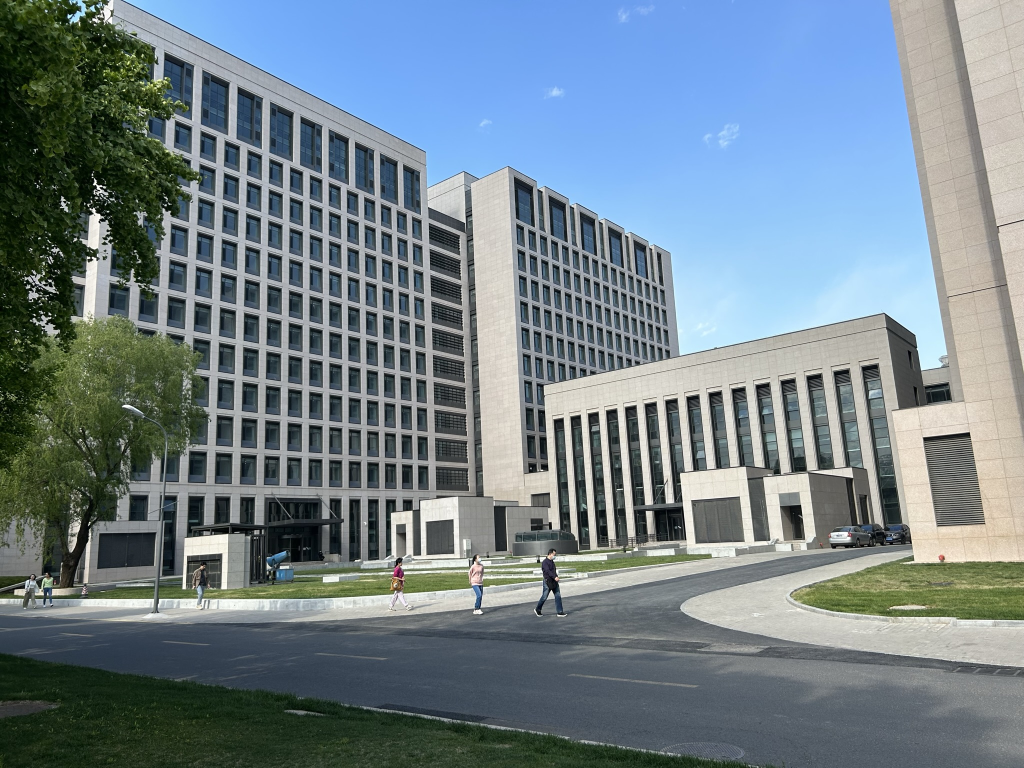
#> input picture pictures/Image_Pyramid/Image_Reconstruction/building.jpg, 2048 x 1536 px (shown at 1/2 size); the run also reads 1 picture not shown here
$ python run_experiments.py all
#> lines starting #> are read from the running program, lines starting #| are printed output that depends on the picture; after the words box and inside, x2 and y2 are one past the last pixel; in counts of white or black regions, pixels touching at a corner belong together
### src/io_image.py
import numpy as np
from PIL import Image


def imread(path):
    im = Image.open(path)
    if im.mode == "RGBA":
        im = im.convert("RGB")
    elif im.mode != "RGB":
        im = im.convert("RGB")
    arr = np.asarray(im, dtype=np.float64) / 255.0
    return arr


def imread_rgba(path):
    im = Image.open(path)
    if im.mode == "RGBA":
        arr = np.asarray(im, dtype=np.float64)
        rgb = arr[..., :3] / 255.0
        alpha = arr[..., 3] / 255.0
        return rgb, alpha
    rgb = np.asarray(im.convert("RGB"), dtype=np.float64) / 255.0
    return rgb, None


def imread_mask01(path):
    im = Image.open(path)
    arr = np.asarray(im, dtype=np.float64)
    if arr.ndim == 2:
        m = arr / 255.0
    elif im.mode == "RGBA":
        rgb = arr[..., :3]
        m = (0.299 * rgb[..., 0] + 0.587 * rgb[..., 1] + 0.114 * rgb[..., 2]) / 255.0
        m = m * (arr[..., 3] / 255.0)
    else:
        m = 0.299 * arr[..., 0] + 0.587 * arr[..., 1] + 0.114 * arr[..., 2]
        m = m / 255.0
    return m.astype(np.float64)


# [14 lines left out: function imread_removal_mask01, not called in this run]


def imwrite(path, img):
    x = np.asarray(img)
    if x.dtype != np.uint8:
        x = np.clip(x * 255.0, 0.0, 255.0).round().astype(np.uint8)
    Image.fromarray(x, mode="RGB").save(path)


def imwrite_rgba(path, rgb, alpha=None):
    rgb_u8 = np.clip(rgb * 255.0, 0.0, 255.0).round().astype(np.uint8)
    if alpha is None:
        Image.fromarray(rgb_u8, mode="RGB").save(path)
    else:
        a = np.clip(alpha * 255.0, 0.0, 255.0).round().astype(np.uint8)
        rgba = np.concatenate([rgb_u8, a[..., None]], axis=-1)
        Image.fromarray(rgba, mode="RGBA").save(path)

### src/pyramid.py
import os

import numpy as np

# 5 点二项式核，归一化后相当于 Burt–Adelson 那套
_K5 = np.array([1.0, 4.0, 6.0, 4.0, 1.0], dtype=np.float64) / 16.0


def _reflect_pad(img, top, bottom, left, right):
    return np.pad(img, ((top, bottom), (left, right), (0, 0)), mode="reflect")


def _conv_rows(img, k):
    r = k.shape[0] // 2
    padded = _reflect_pad(img, r, r, 0, 0)
    h, w, c = img.shape
    out = np.zeros((h, w, c), dtype=np.float64)
    i = 0
    for ki in k:
        out = out + ki * padded[i : i + h, :, :]
        i = i + 1
    return out


def _conv_cols(img, k):
    r = k.shape[0] // 2
    padded = _reflect_pad(img, 0, 0, r, r)
    h, w, c = img.shape
    out = np.zeros((h, w, c), dtype=np.float64)
    i = 0
    for ki in k:
        out = out + ki * padded[:, i : i + w, :]
        i = i + 1
    return out


def gaussian_blur(img):
    x = np.asarray(img, dtype=np.float64)
    x = _conv_rows(x, _K5)
    x = _conv_cols(x, _K5)
    return x


def pyramid_reduce(img):
    b = gaussian_blur(img)
    return b[::2, ::2, :]


def pyramid_expand(img, out_h, out_w):
    # 偶数格插零再模糊，乘 4 与 reduce 配套
    h, w, c = img.shape
    up = np.zeros((out_h, out_w, c), dtype=np.float64)
    up[::2, ::2, :] = img
    up = gaussian_blur(up) * 4.0
    return up


def gaussian_pyramid(img, levels):
    g = [np.asarray(img, dtype=np.float64)]
    for _ in range(levels - 1):
        g.append(pyramid_reduce(g[-1]))
    return g


def laplacian_pyramid_from_gaussian(G):
    L = []
    i = 0
    while i < len(G) - 1:
        gh, gw, _ = G[i].shape
        exp = pyramid_expand(G[i + 1], gh, gw)
        L.append(G[i] - exp)
        i = i + 1
    return L, G[-1]


def laplacian_pyramid(img, levels):
    G = gaussian_pyramid(img, levels)
    return laplacian_pyramid_from_gaussian(G)


def save_gaussian_pyramid_pngs(G, out_dir):
    from io_image import imwrite

    os.makedirs(out_dir, exist_ok=True)
    i = 0
    for g in G:
        path = os.path.join(out_dir, "gaussian_level_{:02d}.png".format(i))
        imwrite(path, np.clip(np.asarray(g, dtype=np.float64), 0.0, 1.0))
        i = i + 1


def save_laplacian_pyramid_pngs(L, out_dir):
    from io_image import imwrite

    os.makedirs(out_dir, exist_ok=True)
    i = 0
    for lev in L:
        x = np.asarray(lev, dtype=np.float64)
        lo = float(x.min())
        hi = float(x.max())
        if hi - lo < 1e-12:
            vis = np.zeros_like(x)
        else:
            vis = (x - lo) / (hi - lo)
        path = os.path.join(out_dir, "laplacian_level_{:02d}.png".format(i))
        imwrite(path, vis)
        i = i + 1


def reconstruct_from_laplacian(L, top_g):
    g = top_g
    i = len(L) - 1
    while i >= 0:
        li = L[i]
        h, w, _ = li.shape
        g = li + pyramid_expand(g, h, w)
        i = i - 1
    return g


def blend_laplacian(img_a, img_b, mask_01, levels):
    # 多频带融合：每一层用掩膜的高斯金字塔当权重
    if img_a.shape != img_b.shape:
        raise ValueError("两张图尺寸要一样")
    h, w, _ = img_a.shape
    if mask_01.shape != (h, w):
        raise ValueError("掩膜尺寸要和图像一致")

    GA = gaussian_pyramid(img_a, levels)
    GB = gaussian_pyramid(img_b, levels)
    m3 = mask_01[..., None].astype(np.float64)
    GM = gaussian_pyramid(m3, levels)

    LA, _ = laplacian_pyramid_from_gaussian(GA)
    LB, _ = laplacian_pyramid_from_gaussian(GB)

    LS = []
    j = 0
    while j < len(LA):
        la = LA[j]
        lb = LB[j]
        gm = GM[j]
        LS.append(la * gm + lb * (1.0 - gm))
        j = j + 1

    gma = GM[-1]
    G0_top = GA[-1] * gma + GB[-1] * (1.0 - gma)
    return reconstruct_from_laplacian(LS, G0_top)

### src/seam_carving.py
import numpy as np

ENERGY_GRADIENT = "gradient"
ENERGY_SALIENCY = "saliency"


def _luminance(rgb):
    x = np.asarray(rgb, dtype=np.float64)
    return 0.299 * x[..., 0] + 0.587 * x[..., 1] + 0.114 * x[..., 2]


# [11 lines left out: function energy_gradient_magnitude, not called in this run]


def energy_saliency_spectral_residual(rgb):
    L = _luminance(rgb)
    F = np.fft.fft2(L)
    A = np.abs(F) + 1e-8
    P = np.angle(F)
    log_A = np.log(A)
    # 对 log 幅度做 3x3 均值（谱残差显著性）
    Pd = np.pad(log_A, 1, mode="reflect")
    avg = (
        Pd[0:-2, 0:-2]
        + Pd[0:-2, 1:-1]
        + Pd[0:-2, 2:]
        + Pd[1:-1, 0:-2]
        + Pd[1:-1, 1:-1]
        + Pd[1:-1, 2:]
        + Pd[2:, 0:-2]
        + Pd[2:, 1:-1]
        + Pd[2:, 2:]
    ) / 9.0
    R = log_A - avg
    smap = np.fft.ifft2(np.exp(R + 1j * P))
    out = np.abs(smap) ** 2
    return np.maximum(out, 1e-12)


def energy_map(rgb, mode):
    if mode == ENERGY_GRADIENT:
        return energy_gradient_magnitude(rgb)
    if mode == ENERGY_SALIENCY:
        return energy_saliency_spectral_residual(rgb)
    raise ValueError("能量模式只能是 gradient 或 saliency")


def cumulative_map_vertical(energy):
    h, w = energy.shape
    M = np.empty_like(energy, dtype=np.float64)
    M[0] = energy[0]
    r = 1
    while r < h:
        prev = M[r - 1]
        left = np.roll(prev, 1)
        right = np.roll(prev, -1)
        left[0] = prev[0]
        right[-1] = prev[-1]
        M[r] = energy[r] + np.minimum(np.minimum(left, prev), right)
        r = r + 1
    return M


def backtrack_vertical_seam(M):
    h, w = M.shape
    seam = np.zeros(h, dtype=np.int32)
    seam[-1] = int(np.argmin(M[-1]))
    r = h - 2
    while r >= 0:
        c = seam[r + 1]
        c0 = max(0, c - 1)
        c1 = min(w - 1, c + 1)
        seam[r] = c0 + int(np.argmin(M[r, c0 : c1 + 1]))
        r = r - 1
    return seam


def remove_vertical_seam(rgb, seam):
    h, w, c = rgb.shape
    out = np.zeros((h, w - 1, c), dtype=np.float64)
    for r in range(h):
        col = int(seam[r])
        out[r, :, :] = np.delete(rgb[r], col, axis=0)
    return out


# [7 lines left out: function remove_vertical_seam_2d, not called in this run]


def vertical_seam_step(rgb, energy_scale=None, energy_mode=ENERGY_GRADIENT, energy_bias=None):
    e = energy_map(rgb, energy_mode)
    if energy_scale is not None:
        e = e * energy_scale
    if energy_bias is not None:
        e = e + energy_bias
    M = cumulative_map_vertical(e)
    seam = backtrack_vertical_seam(M)
    return remove_vertical_seam(rgb, seam), seam


def transpose_rgb(rgb):
    return np.transpose(rgb, (1, 0, 2))


# [12 lines left out: function horizontal_seam_step, not called in this run]


def resize_by_seam_counts(rgb, vertical_seams, horizontal_seams, energy_mode=ENERGY_GRADIENT):
    if vertical_seams < 0 or vertical_seams > rgb.shape[1]:
        raise ValueError("竖直接缝数量不对")
    if horizontal_seams < 0 or horizontal_seams > rgb.shape[0]:
        raise ValueError("水平接缝数量不对")

    x = np.asarray(rgb, dtype=np.float64).copy()
    for _ in range(vertical_seams):
        x, _ = vertical_seam_step(x, None, energy_mode, None)
    for _ in range(horizontal_seams):
        x, _ = horizontal_seam_step(x, None, energy_mode, None)
    return x


# [59 lines left out: function object_removal_by_seams, not called in this run]

### run_experiments.py
import argparse
import os
import sys
import numpy as np

ROOT = os.path.dirname(os.path.abspath(__file__))
SRC = os.path.join(ROOT, "src")
if SRC not in sys.path:
    sys.path.insert(0, SRC)

from io_image import imread, imread_mask01, imread_removal_mask01, imread_rgba, imwrite, imwrite_rgba  # noqa: E402
from pyramid import (  # noqa: E402
    blend_laplacian,
    gaussian_pyramid,
    laplacian_pyramid_from_gaussian,
    reconstruct_from_laplacian,
    save_gaussian_pyramid_pngs,
    save_laplacian_pyramid_pngs,
)
from seam_carving import (  # noqa: E402
    ENERGY_GRADIENT,
    ENERGY_SALIENCY,
    object_removal_by_seams,
    resize_by_seam_counts,
)

OUT = os.path.join(ROOT, "output")
_RULER = 64


def ensure_out():
    os.makedirs(OUT, exist_ok=True)


def _energy_label(energy):
    if energy == ENERGY_GRADIENT:
        return "梯度 (gradient)"
    if energy == ENERGY_SALIENCY:
        return "显著性 (saliency)"
    return str(energy)


def _report_start(title):
    print()
    print("=" * _RULER)
    print("  {}".format(title))
    print("-" * _RULER)


def _report_line(label, value):
    if label:
        print("  · {}：{}".format(label, value))
    else:
        print("    {}".format(value))


def _report_end():
    print("=" * _RULER)
    print("  ✅ 本任务已完成")


def task_pyramid_reconstruction(levels=6):
    ensure_out()
    inp = os.path.join(ROOT, "pictures/Image_Pyramid/Image_Reconstruction/building.jpg")
    img = imread(inp)
    G = gaussian_pyramid(img, levels)
    laplacian_levels, top_gaussian = laplacian_pyramid_from_gaussian(G)
    gauss_dir = os.path.join(OUT, "pyramid_gaussian")
    lap_dir = os.path.join(OUT, "pyramid_laplacian")
    save_gaussian_pyramid_pngs(G, gauss_dir)
    save_laplacian_pyramid_pngs(laplacian_levels, lap_dir)
    recon = reconstruct_from_laplacian(laplacian_levels, top_gaussian)
    err = float(np.mean((img - recon) ** 2))
    imwrite(os.path.join(OUT, "pyramid_reconstruction.png"), recon)
    recon_path = os.path.join(OUT, "pyramid_reconstruction.png")
    h, w = img.shape[0], img.shape[1]
    _report_start("【1】金字塔重建（Laplacian 重建误差）")
    _report_line("输入", inp)
    _report_line("金字塔层数", str(levels))
    _report_line("原图尺寸", "{} × {}（高 × 宽）".format(h, w))
    _report_line("重建 MSE", "{:.6e}（越小越好）".format(err))
    print("-" * _RULER)
    _report_line("重建图", recon_path)
    _report_line("高斯金字塔", gauss_dir + os.sep)
    _report_line("拉普拉斯金字塔", lap_dir + os.sep)
    _report_end()


def task_pyramid_blend(levels=6):
    ensure_out()
    apple = os.path.join(ROOT, "pictures/Image_Pyramid/Image_Blending/apple.jpg")
    orange = os.path.join(ROOT, "pictures/Image_Pyramid/Image_Blending/orange.jpg")
    maskp = os.path.join(ROOT, "pictures/Image_Pyramid/Image_Blending/mask.png")
    a = imread(apple)
    b = imread(orange)
    m = imread_mask01(maskp)
    blended = blend_laplacian(a, b, m, levels)
    out_path = os.path.join(OUT, "pyramid_blend.png")
    imwrite(out_path, blended)
    ha, wa = a.shape[0], a.shape[1]
    _report_start("【2】金字塔融合（多分辨率混合）")
    _report_line("图 A", apple)
    _report_line("图 B", orange)
    _report_line("融合掩膜", maskp)
    _report_line("金字塔层数", str(levels))
    _report_line("尺寸", "{} × {}（高 × 宽）".format(ha, wa))
    print("-" * _RULER)
    _report_line("输出", out_path)
    _report_end()


def task_seam_resize(vertical_seams, horizontal_seams, energy):
    ensure_out()
    inp = os.path.join(ROOT, "pictures/Seam_Carving/Image_Resizing/Rider.png")
    rgb, _ = imread_rgba(inp)
    out = resize_by_seam_counts(rgb, vertical_seams, horizontal_seams, energy)
    outp = os.path.join(OUT, "seam_resize.png")
    imwrite_rgba(outp, out, None)
    hi, wi = rgb.shape[0], rgb.shape[1]
    ho, wo = out.shape[0], out.shape[1]
    _report_start("【3】接缝缩放（Seam Carving）")
    _report_line("输入", inp)
    _report_line("删除竖直接缝", str(vertical_seams))
    _report_line("删除水平接缝", str(horizontal_seams))
    _report_line("能量", _energy_label(energy))
    print("-" * _RULER)
    _report_line("尺寸变化", "{}×{} → {}×{}（高×宽）".format(hi, wi, ho, wo))
    _report_line("输出", outp)
    _report_end()


DEFAULT_REMOVAL_MASK = os.path.join(
    ROOT, "pictures/Seam_Carving/Object_Removal/only_mask.png"
)


def task_seam_remove(mask_path, max_seams, removal_vh_ratio, energy):
    ensure_out()
    inp = os.path.join(ROOT, "pictures/Seam_Carving/Object_Removal/Couple.png")
    rgb = imread(inp)
    if mask_path:
        resolved = mask_path
    else:
        resolved = DEFAULT_REMOVAL_MASK
    if not os.path.isfile(resolved):
        print("", file=sys.stderr)
        print("❌ 找不到掩膜：{}".format(resolved), file=sys.stderr)
        print("  请准备掩膜文件，或使用参数 --mask 指定路径（黑=删，白=留）", file=sys.stderr)
        print("", file=sys.stderr)
        sys.exit(1)

    m = imread_removal_mask01(resolved)
    if m.shape != rgb.shape[:2]:
        raise SystemExit("掩膜尺寸 {} 与图像 {} 不一致".format(m.shape, rgb.shape[:2]))
    out = object_removal_by_seams(
        rgb,
        m,
        max_seams,
        vertical_before_horizontal=removal_vh_ratio,
        energy_mode=energy,
    )
    outp = os.path.join(OUT, "seam_object_removal.png")
    imwrite(outp, out)
    hi, wi = rgb.shape[0], rgb.shape[1]
    ho, wo = out.shape[0], out.shape[1]
    _report_start("【4】物体移除（基于接缝）")
    _report_line("输入图像", inp)
    _report_line("掩膜文件", resolved)
    _report_line("最多接缝数", str(max_seams))
    _report_line("竖:横 节奏", "每轮 {} 条竖缝 + 1 条横缝".format(removal_vh_ratio))
    _report_line("能量", _energy_label(energy))
    print("-" * _RULER)
    _report_line("尺寸变化", "{}×{} → {}×{}（高×宽）".format(hi, wi, ho, wo))
    _report_line("输出", outp)
    _report_end()


def main():
    p = argparse.ArgumentParser(description="DIP EXP1 RUNNER")
    p.add_argument(
        "task",
        choices=["all", "pyramid_recon", "pyramid_blend", "seam_resize", "seam_remove"],
    )
    p.add_argument("--levels", type=int, default=6, help="金字塔层数")
    p.add_argument("--vertical_seams", type=int, default=50, help="删掉的竖缝条数")
    p.add_argument("--horizontal_seams", type=int, default=0, help="删除的水平缝条数")
    p.add_argument(
        "--energy",
        type=str,
        choices=[ENERGY_GRADIENT, ENERGY_SALIENCY],
        default=ENERGY_SALIENCY,
        help="接缝能量计算方式:gradient=亮度梯度模长,saliency=谱残差显著性",
    )
    p.add_argument(
        "--mask",
        type=str,
        default=os.path.join(ROOT, "pictures/Seam_Carving/Object_Removal/mask.png"),
        help="mask文件路径",
    )
    p.add_argument("--max_seams", type=int, default=69, help="物体移除最多删多少条接缝")
    p.add_argument(
        "--removal_vh_ratio",
        type=int,
        default=40,
        metavar="N",
        help="物体移除时,每轮先删 N 条竖接缝再删1条横接缝",
    )
    args = p.parse_args()

    if args.task == "all":
        print()
        print("=" * _RULER)
        print("  ✅ DIP 实验 · 顺序执行四个子任务（依次 4 项）")
        print("=" * _RULER)
        print()

    if args.task in ("all", "pyramid_recon"):
        task_pyramid_reconstruction(args.levels)
#> in imread, im is the input picture: PIL image 2048x1536 RGB; mean R, G, B 114.6, 129.7, 137.4
#> after the loop in gaussian_pyramid, `for _ in range(levels - 1):`: g = 6 items
#> the loop in laplacian_pyramid_from_gaussian, `while i < len(G) - 1:` made 5 passes
#> (gh, gw) on passes 1 to 5: (1536, 2048), (768, 1024), (384, 512), (192, 256), (96, 128)
#> after the loop in laplacian_pyramid_from_gaussian, `while i < len(G) - 1:`: L = 5 items; i = 5
#> in task_pyramid_reconstruction, `laplacian_levels, top_gaussian = laplacian_pyramid_from_gaussian(G)`: laplacian_levels = 5 items
#> the loop in save_gaussian_pyramid_pngs, `for g in G:` made 6 passes
#> after the loop in save_gaussian_pyramid_pngs, `for g in G:`: i = 6
#> the loop in save_laplacian_pyramid_pngs, `for lev in L:` made 5 passes
#> (lo, hi) on passes 1 to 5: (-0.572, 0.687), (-0.41, 0.495), (-0.34, 0.414), (-0.346, 0.358), (-0.361, 0.336)
#> after the loop in save_laplacian_pyramid_pngs, `for lev in L:`: i = 5
#> in reconstruct_from_laplacian, `i = len(L) - 1`: i = 4
#> the loop in reconstruct_from_laplacian, `while i >= 0:` made 5 passes
#> i on passes 1 to 5: 3, 2, 1, 0, -1
#> pass 1, in reconstruct_from_laplacian, `li = L[i]`:
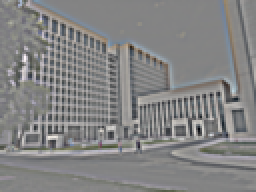
#> li: shape (96, 128, 3) float64 (shown 2 times larger); mean of channels 0, 1, 2 -0.000106, -7.83e-05, -9.59e-05; drawn with min black and max white
#> pass 1, in gaussian_blur (call 11), `x = np.asarray(img, dtype=np.float64)`:
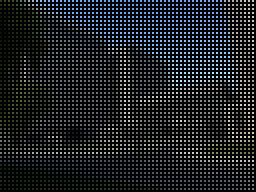
#> x: shape (96, 128, 3) float64 (shown 2 times larger); mean of channels 0, 1, 2 0.112, 0.127, 0.135; drawn as R, G, B
#> pass 1, in _conv_rows (call 11), `padded = _reflect_pad(img, r, r, 0, 0)`:
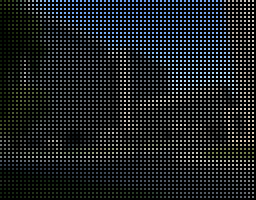
#> padded: shape (100, 128, 3) float64 (shown 2 times larger); mean of channels 0, 1, 2 0.111, 0.127, 0.135; drawn as R, G, B
#> after the loop in reconstruct_from_laplacian, `while i >= 0:`: i = -1
#> in task_pyramid_reconstruction, `err = float(np.mean((img - recon) ** 2))`: err = 4.75e-36
    if args.task in ("all", "pyramid_blend"):
        task_pyramid_blend(args.levels)
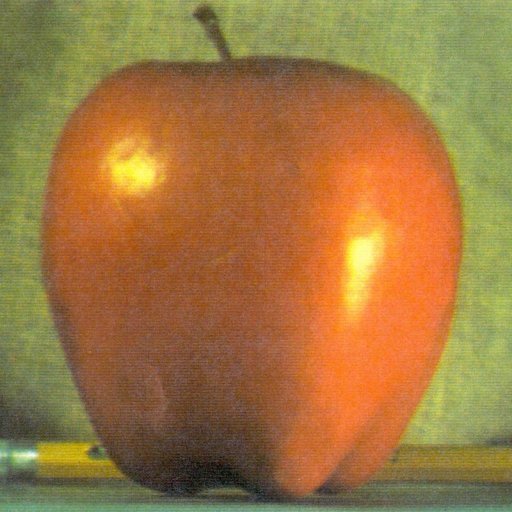
#> input picture pictures/Image_Pyramid/Image_Blending/apple.jpg, 512 x 512 px
#> in imread, im is the input picture: PIL image 512x512 RGB; mean R, G, B 159.1, 119.7, 64.8
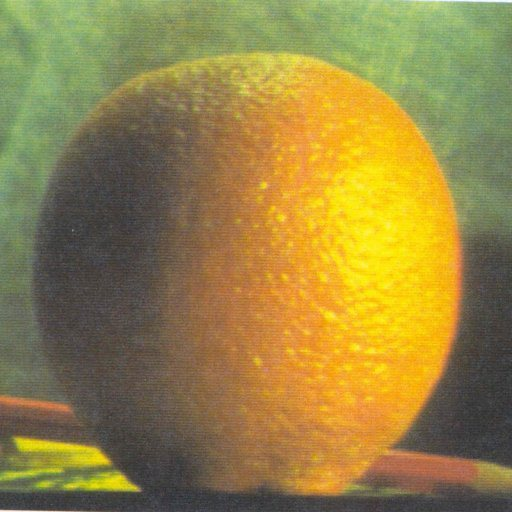
#> input picture pictures/Image_Pyramid/Image_Blending/orange.jpg, 512 x 512 px
#> in imread, im is the input picture: PIL image 512x512 RGB; mean R, G, B 150.2, 131.8, 69.2
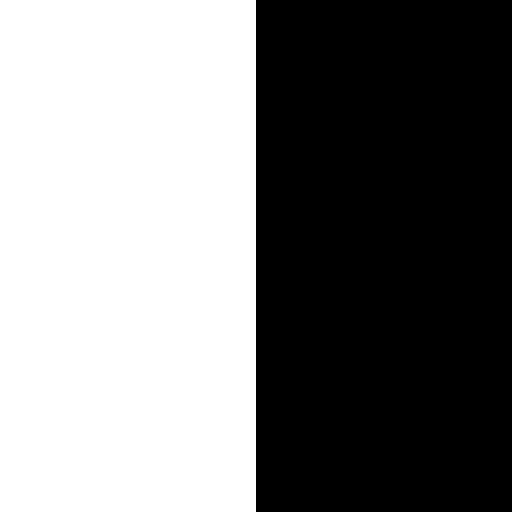
#> input picture pictures/Image_Pyramid/Image_Blending/mask.png, 512 x 512 px
#> in imread_mask01, im is the input picture: PIL image 512x512 RGBA; mean R, G, B, A 127.5, 127.5, 127.5, 255
#> in imread_mask01, `rgb = arr[..., :3]`: rgb: shape (512, 512, 3) float64; 50% white; 1 white region, box (x1, y1, x2, y2) and area: (0, 0, 256, 512) 131072
#> in blend_laplacian, `GA = gaussian_pyramid(img_a, levels)`: GA = 6 items
#> the loop in laplacian_pyramid_from_gaussian (call 2), `while i < len(G) - 1:` made 5 passes
#> (gh, gw) on passes 1 to 5: (512, 512), (256, 256), (128, 128), (64, 64), (32, 32)
#> pass 1, in _conv_cols (call 31), `padded = _reflect_pad(img, 0, 0, r, r)`:
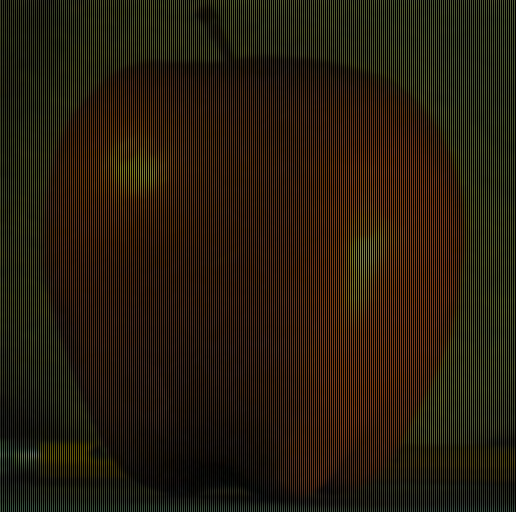
#> padded: shape (512, 516, 3) float64; mean of channels 0, 1, 2 0.156, 0.117, 0.0636; drawn as R, G, B
#> in blend_laplacian, `LA, _ = laplacian_pyramid_from_gaussian(GA)`: LA = 5 items
#> the loop in blend_laplacian, `while j < len(LA):` made 5 passes
#> after the loop in blend_laplacian, `while j < len(LA):`: j = 5
#> the loop in reconstruct_from_laplacian (call 2), `while i >= 0:` made 5 passes
#> i on passes 1 to 5: 3, 2, 1, 0, -1
    if args.task in ("all", "seam_resize"):
        task_seam_resize(args.vertical_seams, args.horizontal_seams, args.energy)
    if args.task in ("all", "seam_remove"):
        task_seam_remove(args.mask, args.max_seams, args.removal_vh_ratio, args.energy)

    if args.task == "all":
        print()
        print("─" * _RULER)
        print("  ✅ 全部完成 · 结果目录")
        _report_line("路径", OUT)
        print("─" * _RULER)
        print()


if __name__ == "__main__":
#> (the run stopped early here; a loop or call above may not have finished)
